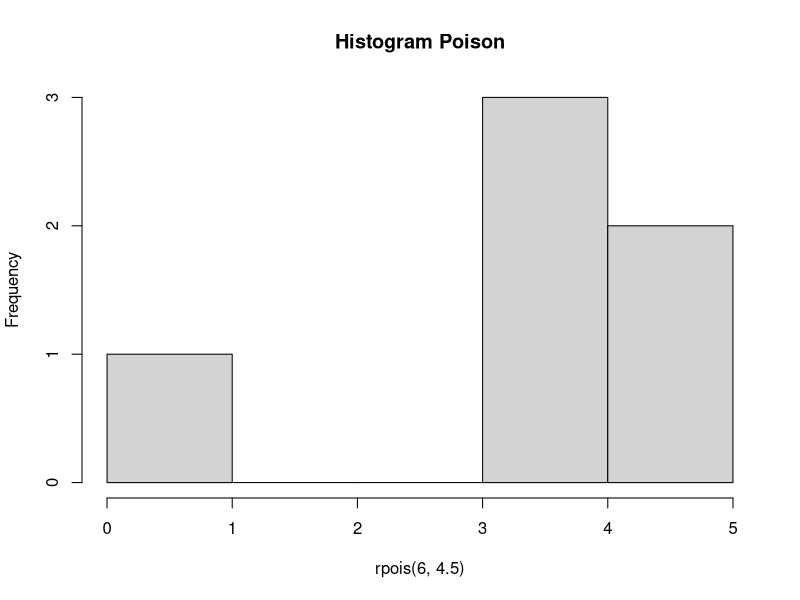

The R script that drew this image:
# a
dpois(6, 4.5)
# [1] 0.1281201

# b
hist(rpois(6, 4.5), main = "Histogram Poison")

# c


# d
mean = 4.5
varian = 4.5